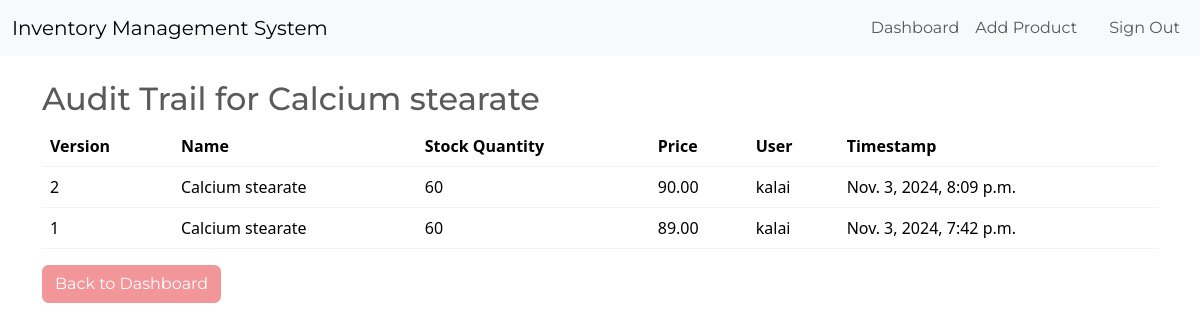
The app's page /audit/3/ (signed in) with its own data.
### inventory_sys_apps/models.py (models this page shows, shortened)
class Product(models.Model):
    name=models.CharField(max_length=200)
    description=models.TextField()
    stock_quantity=models.IntegerField()
    price=models.DecimalField(max_digits=10,decimal_places=2)
    user=models.ForeignKey(User,on_delete=models.CASCADE)
    date_created=models.DateTimeField(auto_now_add=True)
    date_modified=models.DateTimeField(auto_now=True)

class AuditTrail(models.Model):
    product=models.ForeignKey(Product,on_delete=models.CASCADE)
    version=models.PositiveIntegerField()
    name=models.CharField(max_length=255)
    stock_quantity=models.PositiveIntegerField()
    price=models.DecimalField(max_digits=10, decimal_places=2)
    user=models.ForeignKey(User, on_delete=models.CASCADE)
    timestamp=models.DateTimeField(auto_now_add=True)
    description=models.TextField()
    class Meta:
        unique_together=('product','version')

### inventory_sys_apps/views.py (the view)
# urls.py: path('audit/<int:pk>/',AuditView.as_view(),name='audit'),
class AuditView(LoginRequiredMixin, View):
    def get(self,request,pk):
        product=Product.objects.get(pk=pk)
        audit_trail=AuditTrail.objects.filter(product=product).order_by('-version')
        return render(request,'audit.html',{'product':product,'audit_trail':audit_trail})

### inventory_sys_apps/templates/audit.html
{% extends 'base.html' %}
{% block content %}
<h2>Audit Trail for {{ product.name }}</h2>
<table class="table">
    <thead>
        <tr>
            <th>Version</th>
            <th>Name</th>
            <th>Stock Quantity</th>
            <th>Price</th>
            <th>User</th>
            <th>Timestamp</th>
        </tr>
    </thead>
    <tbody>
        {% for audit in audit_trail %}
        <tr>
            <td>{{ audit.version }}</td>
            <td>{{ audit.name }}</td>
            <td>{{ audit.stock_quantity }}</td>
            <td>{{ audit.price }}</td>
            <td>{{ audit.user.username }}</td>
            <td>{{ audit.timestamp }}</td>
        </tr>
        {% endfor %}
    </tbody>
</table>
<a href="{% url 'dashboard' %}" class="btn btn-secondary">Back to Dashboard</a>
{% endblock %}

### records on screen
Product: name "Calcium stearate"
AuditTrail: version "2", name "Calcium stearate", stock_quantity "60", price "90.00", user.username "kalai", timestamp "Nov. 3, 2024, 8:09 p.m."
AuditTrail: version "1", name "Calcium stearate", stock_quantity "60", price "89.00", user.username "kalai", timestamp "Nov. 3, 2024, 7:42 p.m."
